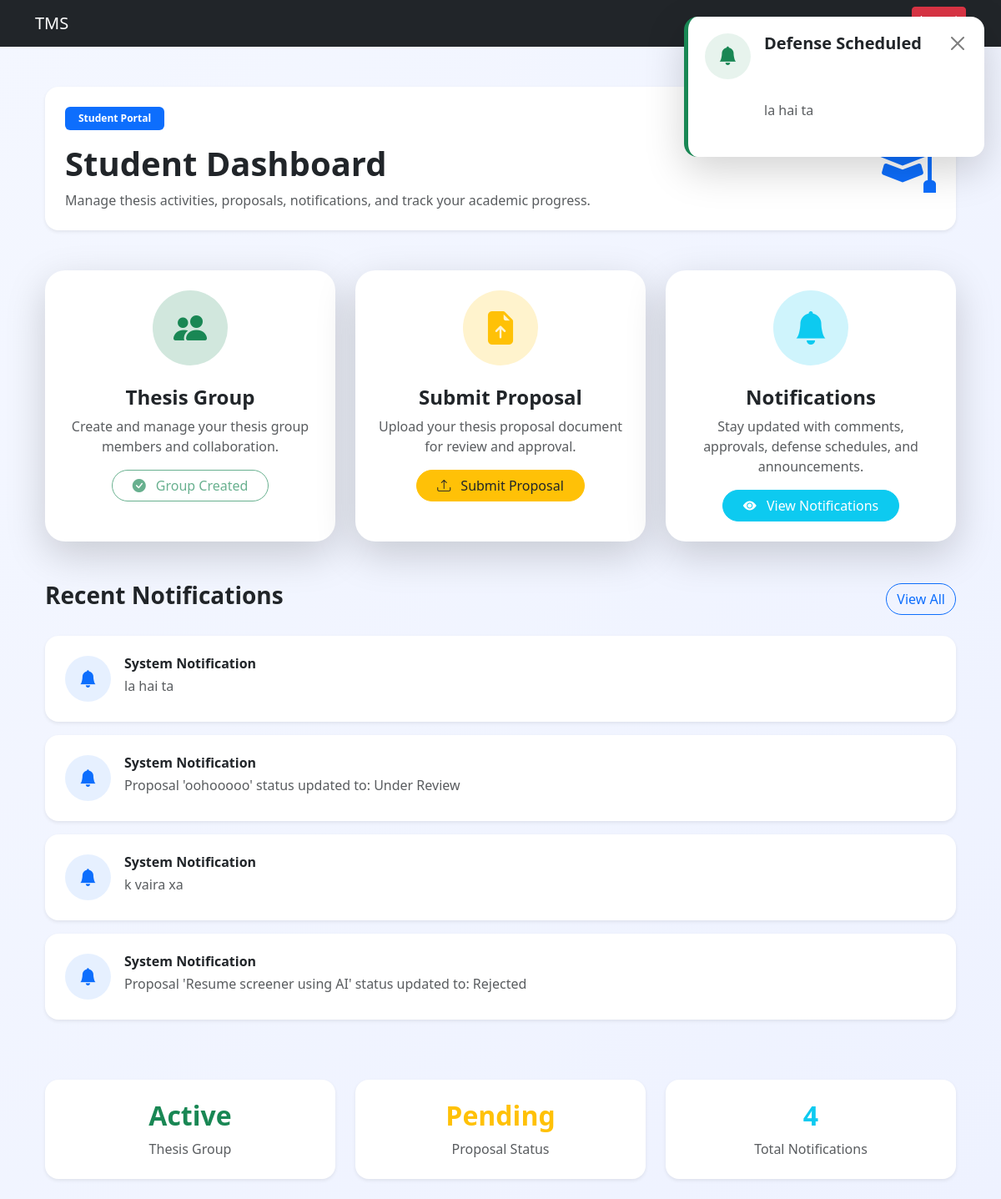
Before: /student/dashboard/ (signed in) with the older database file.
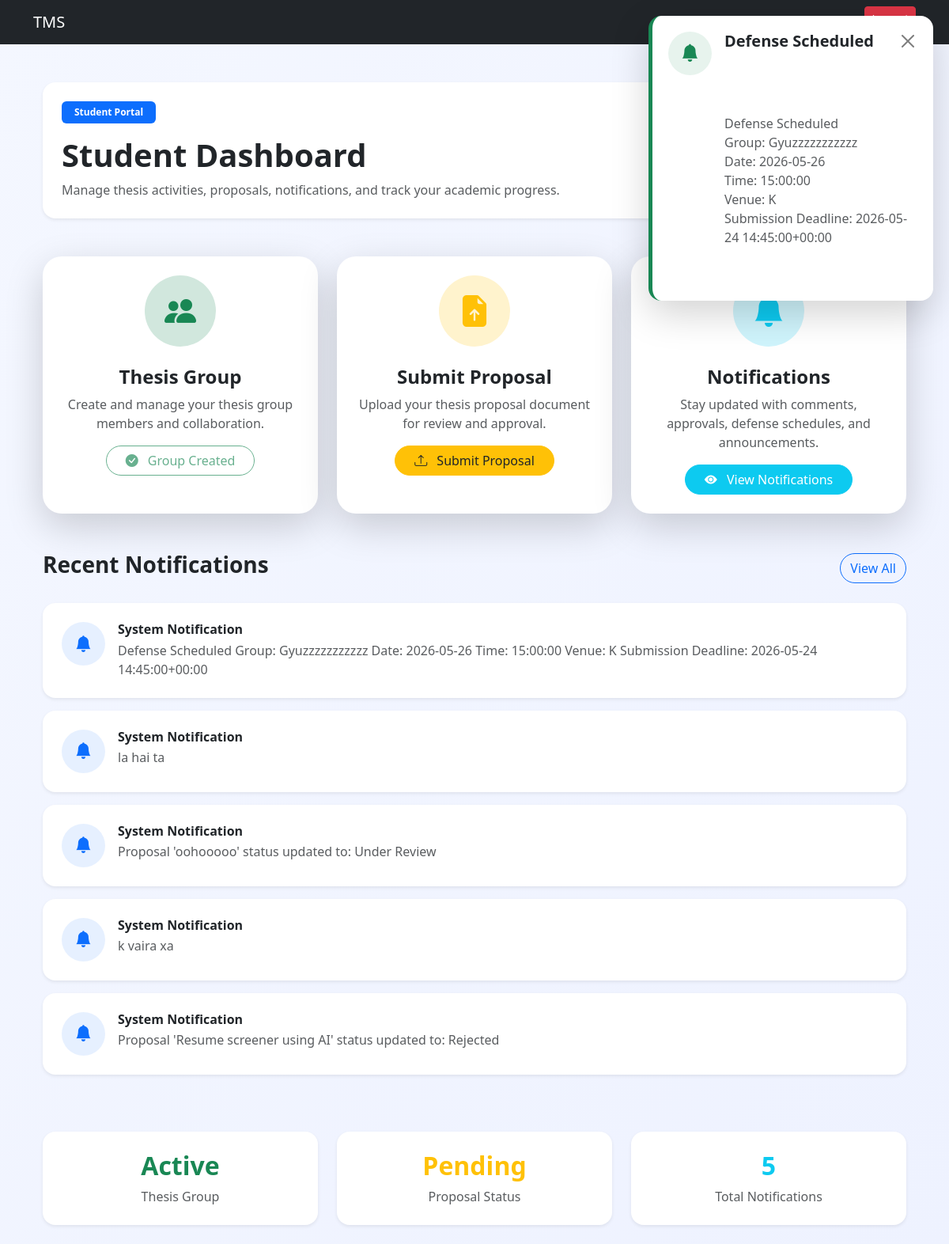
After: the same page with the newer database file.
### notification/models.py (models this page shows, shortened)
class Notification(models.Model):
    user = models.ForeignKey(User,on_delete=models.CASCADE)
    sent_by = models.ForeignKey(User,on_delete=models.SET_NULL,null=True,related_name='sent_notifications')
    message = models.TextField()
    is_read = models.BooleanField(default=False)
    created_at = models.DateTimeField(auto_now_add=True)
    is_popup_shown = models.BooleanField(default=False)

### users/decorators.py (the view)
    def wrapper(request, *args, **kwargs):
        if request.user.role != 'student':
            return redirect('login')
        return view_func(request, *args, **kwargs)

### users/views.py (called while the page is built)
@login_required
@student_required
def student_dashboard(request):
    student = Student.objects.get(
        user=request.user
    )
    has_group = GroupMember.objects.filter(
        student=student
    ).exists()
    notifications = Notification.objects.filter(
        user=request.user
    ).order_by('-created_at')
    latest_notification = Notification.objects.filter(
        user=request.user
    ).order_by('-created_at').first()
    context = {
        'has_group': has_group,
        'notifications': notifications,
        'latest_notification': latest_notification
    }
    return render(
        request,
        'student/dashboard.html',
        context
    )

### users/templates/student/dashboard.html (shortened to what the changed rows need)
{% extends "base.html" %}
{% block start %}
<div class="container py-4">
    {% if latest_notification %}
    <div id="popup-notification"
         class="notification-popup shadow-lg">
        <div class="d-flex align-items-start">
            <div class="popup-icon me-3">
                <i class="bi bi-bell-fill"></i>
            </div>
            <div class="flex-grow-1">
                <div class="d-flex justify-content-between align-items-center mb-2">
                    <h5 class="fw-bold mb-0">
                        Defense Scheduled
                    </h5>
                    <button class="btn-close btn-sm"
                            onclick="closePopup()">
                    </button>
                </div>
                <p class="mb-0 text-muted"
                   style="white-space: pre-line;">
                    {{ latest_notification.message }}
                </p>
            </div>
        </div>
    </div>
    {% endif %}
    <div class="welcome-section mb-5 p-4 rounded-4 shadow-sm">
        <div class="d-flex flex-column flex-md-row justify-content-between align-items-center">
            <div>
                <h1 class="fw-bold mb-2">
                    Student Dashboard
                </h1>
            </div>
            <div class="mt-3 mt-md-0">
                <i class="bi bi-mortarboard-fill dashboard-icon"></i>
            </div>
        </div>
    </div>
    <div class="mt-5">
        {% if notifications %}
            {% for notification in notifications %}
            <div class="notification-card shadow-sm rounded-4 p-4 mb-3">
                <div class="d-flex align-items-start">
                    <div class="notification-icon-small me-3">
                        <i class="bi bi-bell-fill"></i>
                    </div>
                    <div>
                        <h6 class="fw-bold mb-1">
                            System Notification
                        </h6>
                        <p class="text-muted mb-0">
                            {{ notification.message }}
                        </p>
                    </div>
                </div>
            </div>
            {% endfor %}
        {% endif %}
    </div>
    <div class="row mt-5 g-4">
        <div class="col-md-4">
            <div class="stats-card shadow-sm rounded-4 p-4 text-center">
                <h2 class="fw-bold text-success">
                    Active
                </h2>
            </div>
        </div>
        <div class="col-md-4">
            <div class="stats-card shadow-sm rounded-4 p-4 text-center">
                <h2 class="fw-bold text-warning">
                    Pending
                </h2>
            </div>
        </div>
        <div class="col-md-4">
            <div class="stats-card shadow-sm rounded-4 p-4 text-center">
                <h2 class="fw-bold text-info">
                    {{ notifications|length }}
                </h2>
                <p class="text-muted mb-0">
                    Total Notifications
                </p>
            </div>
        </div>
    </div>
</div>
<link rel="stylesheet"
href="https://cdn.jsdelivr.net/npm/bootstrap-icons@1.11.3/font/bootstrap-icons.min.css">
{% endblock %}

Changed rows visible on the page:
added Notification: message "Defense Scheduled Group: Gyuzzzzzzzzzzz Date: 2026-05-26 Time: 15:00:00 Venue: K Submission Deadline: 2026-05-24 14:45:00+00:00"
Other visible differences:
{{ notifications|length }}: "4" → "5"
{{ latest_notification.message }}: "la hai ta" → "Defense Scheduled Group: Gyuzzzzzzzzzzz Date: 2026-05-26 Time: 15:00:00 Venue: K Submission Deadline: 2026-05-24 14:45:00+00:00"
